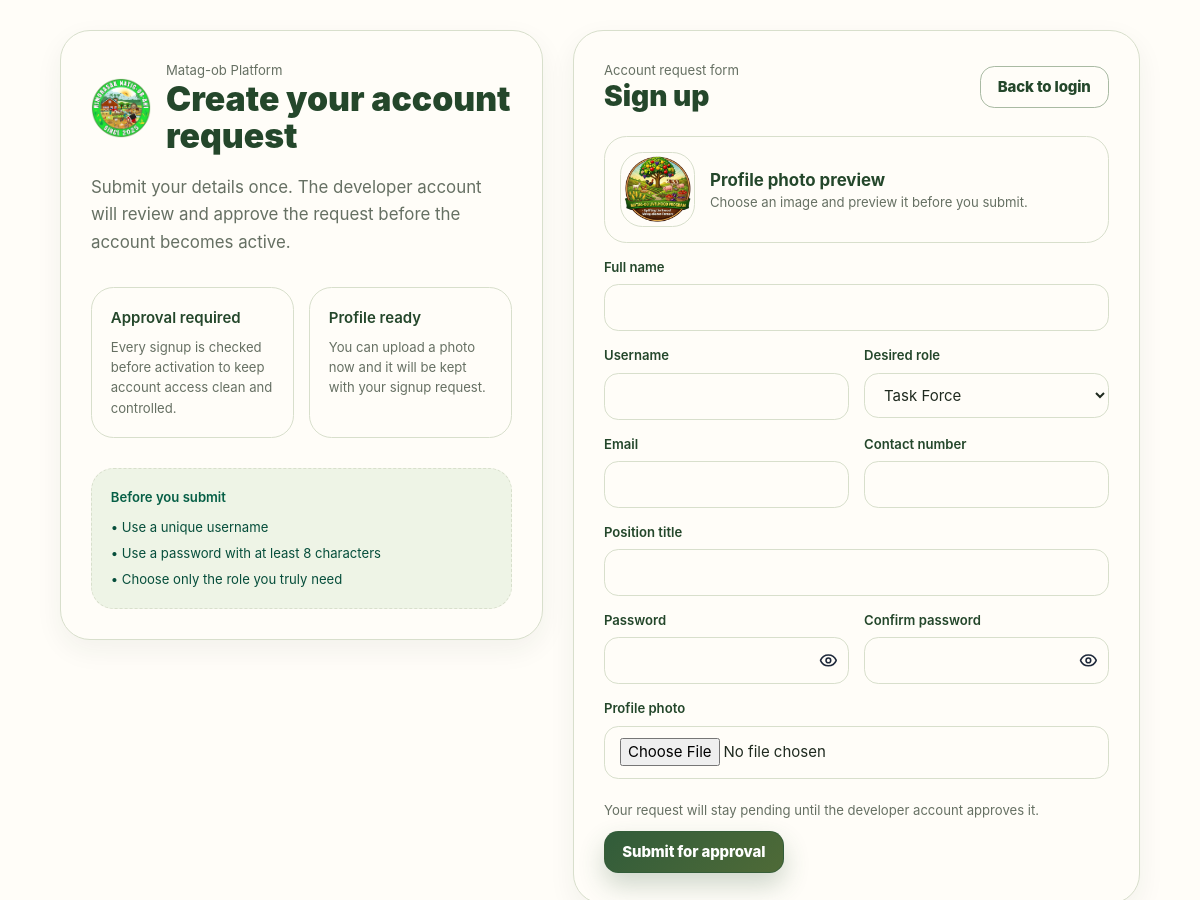
The page /modules/users/auth/signup.php on the database its author committed.
### tables this page shows
CREATE TABLE `system_settings` (
  `setting_id` int(11) NOT NULL,
  `setting_key` varchar(100) NOT NULL,
  `setting_value` text DEFAULT NULL,
  `description` varchar(255) DEFAULT NULL,
  `updated_at` timestamp NOT NULL DEFAULT current_timestamp() ON UPDATE current_timestamp()
);

### app/bootstrap.php (called while the page is built, shortened)
<?php
function app_path(string $path = ''): string {
    return APP_ROOT . ($path !== '' ? '/' . ltrim($path, '/') : '');
}
function app_url(string $path = ''): string {
    return rtrim(APP_BASE_URL, '/') . ($path !== '' ? '/' . ltrim($path, '/') : '');
}

### app/includes/helpers/core.php (called while the page is built, shortened)
<?php
function e(?string $value): string { return htmlspecialchars((string)$value, ENT_QUOTES, 'UTF-8'); }
function table_exists(mysqli $conn, string $table): bool {
    $table = $conn->real_escape_string($table);
    $res = $conn->query("SHOW TABLES LIKE '{$table}'");
    return $res instanceof mysqli_result && $res->num_rows > 0;
}
    ?>
    <?php
function app_setting(mysqli $conn, string $key, string $default = ''): string {
    if (!table_exists($conn, 'system_settings')) return $default;
    $stmt = $conn->prepare("SELECT setting_value FROM system_settings WHERE setting_key=? LIMIT 1");
    $stmt->bind_param('s', $key);
    $stmt->execute();
    $res = $stmt->get_result();
    $row = $res instanceof mysqli_result ? $res->fetch_assoc() : null;
    return $row['setting_value'] ?? $default;
}
function uploaded_asset_url(?string $path, array $preferredDirs = [], ?string $placeholderUrl = null): string {
    $path = trim((string)$path);
    $normalized = urldecode(str_replace('\\', '/', $path));
    $normalized = preg_replace('#^[A-Za-z]:/#', '', $normalized);
    $normalized = ltrim($normalized, '/');
    $normalized = preg_replace('#^harvest/#', '', $normalized);
    $basename = basename($normalized);
    $candidates = [];
    $push = static function(string $candidate) use (&$candidates): void {
        $candidate = trim(str_replace('\\', '/', $candidate), '/');
        if ($candidate !== '' && !in_array($candidate, $candidates, true)) {
            $candidates[] = $candidate;
        }
    };
    foreach ($preferredDirs as $dir) {
        $dir = trim(str_replace('\\', '/', (string)$dir), '/');
        $dirPath = app_path($dir);
        $publicDirPath = app_path('public/' . $dir);
        foreach ([$dirPath, $publicDirPath] as $scanDir) {
            if (!is_dir($scanDir)) continue;
            $matches = glob(rtrim($scanDir, '/') . '/*' . $basename);
        }
    }
    foreach ($candidates as $candidate) {
        $candidatePath = str_starts_with($candidate, 'public/') ? $candidate : $candidate;
        if (is_file(app_path($candidatePath))) {
            $urlPath = str_starts_with($candidate, 'public/') ? substr($candidate, 7) : $candidate;
            return app_url($urlPath);
        }
    }
    return $placeholderUrl ?? app_url('assets/img/image.jpg');
}
function user_avatar_url(?string $path = null): string {
    return uploaded_asset_url($path, ['uploads/profile_pictures', 'uploads/households', 'uploads/family_members']);
}

### app/includes/helpers/branding.php (called while the page is built, shortened)
<?php
require_once __DIR__ . '/core.php';
function system_logo_path(mysqli $conn): ?string {
    $value = app_setting($conn, 'system_logo_path', '');
    return $value !== '' ? $value : null;
}
function system_logo_url(mysqli $conn): string {
    $path = system_logo_path($conn);
    if ($path && trim($path) !== '') return user_avatar_url($path);
    return app_url('assets/img/logo.png');
}
function system_title(mysqli $conn): string {
    return app_setting($conn, 'system_title', 'HARVEST System');
}

### modules/users/auth/signup.php (the view, shortened to what this page needs)
<?php
require_once dirname(__DIR__, 3) . '/app/bootstrap.php';
require_once app_path('app/config/database.php');
$appName = system_title($conn);
$logoUrl = system_logo_url($conn);
?>
<!DOCTYPE html>
<html lang="en" class="h-full antialiased">
<head>
    <script src="https://cdn.tailwindcss.com"></script><script>tailwind.config={darkMode:'class'}</script><script src="https://unpkg.com/lucide@latest"></script>
    <link rel="stylesheet" href="<?= e(app_url('assets/css/app.css')) ?>">
</head>
<body class="min-h-screen bg-slate-50 text-slate-800">
<div class="min-h-screen px-4 py-8 sm:px-6 lg:px-8">
    <div class="mx-auto max-w-6xl grid gap-8 lg:grid-cols-[0.92fr_1.08fr] items-start">
        <section class="rounded-[2rem] border border-slate-200 bg-white p-8 shadow-sm">
            <div class="flex items-center gap-4">
                <img src="<?= e($logoUrl) ?>" alt="Logo" class="h-16 w-16 rounded-2xl object-cover" onerror="this.onerror=null;this.src='<?= e(app_url('assets/img/image.jpg')) ?>';">
                <div>
                    <div class="text-sm text-slate-500"><?= e($appName) ?></div>
                    <h1 class="text-4xl font-black text-slate-900">Create your account request</h1>
                </div>
            </div>
            <p class="mt-5 text-lg leading-8 text-slate-600">Submit your details once. The developer account will review and approve the request before the account becomes active.</p>
            <div class="mt-8 grid gap-4 sm:grid-cols-2">
                <div class="rounded-3xl border border-slate-200 bg-slate-50 p-5">
                    <div class="font-semibold text-slate-900">Approval required</div>
                    <div class="mt-2 text-sm leading-6 text-slate-500">Every signup is checked before activation to keep account access clean and controlled.</div>
                </div>
                <div class="rounded-3xl border border-slate-200 bg-slate-50 p-5">
                    <div class="font-semibold text-slate-900">Profile ready</div>
                    <div class="mt-2 text-sm leading-6 text-slate-500">You can upload a photo now and it will be kept with your signup request.</div>
                </div>
            </div>
            <div class="mt-8 rounded-3xl border border-dashed border-slate-200 p-5 bg-emerald-50">
                <div class="text-sm font-semibold text-emerald-800">Before you submit</div>
                <ul class="mt-3 space-y-2 text-sm text-emerald-900">
                    <li>• Use a unique username</li>
                    <li>• Use a password with at least 8 characters</li>
                    <li>• Choose only the role you truly need</li>
                </ul>
            </div>
        </section>
        <section class="rounded-[2rem] border border-slate-200 bg-white p-6 sm:p-8 shadow-sm">
            <div class="flex items-center justify-between gap-3 flex-wrap">
                <div>
                    <div class="text-sm text-slate-500">Account request form</div>
                    <h2 class="text-3xl font-black text-slate-900">Sign up</h2>
                </div>
                <a href="<?= e(app_url('modules/users/auth/login.php')) ?>" class="app-btn-outline">Back to login</a>
            </div>
            <form method="POST" enctype="multipart/form-data" class="mt-6 grid gap-4 md:grid-cols-2">
                <div class="md:col-span-2 flex items-center gap-4 rounded-[1.5rem] border border-slate-200 bg-slate-50 p-4">
                    <img src="<?= e(app_url('assets/img/image.jpg')) ?>" alt="Avatar preview" id="signupAvatarPreview" class="h-20 w-20 rounded-[1.5rem] object-cover border border-slate-200 bg-white">
                    <div>
                        <div class="font-bold text-lg">Profile photo preview</div>
                        <div class="text-sm text-slate-500">Choose an image and preview it before you submit.</div>
                    </div>
                </div>
                <div class="md:col-span-2">
                    <label class="block text-sm font-semibold mb-2">Full name</label>
                    <input type="text" name="full_name" value="<?= e($_POST['full_name'] ?? '') ?>" required class="w-full rounded-2xl border border-slate-300 px-4 py-3">
                </div>
                <div>
                    <label class="block text-sm font-semibold mb-2">Username</label>
                    <input type="text" name="username" value="<?= e($_POST['username'] ?? '') ?>" required class="w-full rounded-2xl border border-slate-300 px-4 py-3">
                </div>
                <div>
                    <label class="block text-sm font-semibold mb-2">Desired role</label>
                    <select name="desired_role" class="w-full rounded-2xl border border-slate-300 px-4 py-3">
                        <option value="TASK_FORCE">Task Force</option>
                    </select>
                </div>
                <div>
                    <label class="block text-sm font-semibold mb-2">Email</label>
                    <input type="email" name="email" value="<?= e($_POST['email'] ?? '') ?>" class="w-full rounded-2xl border border-slate-300 px-4 py-3">
                </div>
                <div>
                    <label class="block text-sm font-semibold mb-2">Contact number</label>
                    <input type="text" name="contact_number" value="<?= e($_POST['contact_number'] ?? '') ?>" class="w-full rounded-2xl border border-slate-300 px-4 py-3">
                </div>
                <div class="md:col-span-2">
                    <label class="block text-sm font-semibold mb-2">Position title</label>
                    <input type="text" name="position_title" value="<?= e($_POST['position_title'] ?? '') ?>" class="w-full rounded-2xl border border-slate-300 px-4 py-3">
                </div>
                <div>
                    <label class="block text-sm font-semibold mb-2">Password</label>
                    <div class="relative">
                        <input type="password" id="signup_password" name="password" required class="w-full rounded-2xl border border-slate-300 px-4 py-3 pr-12">
                        <button type="button" data-password-toggle-target="signup_password" class="password-toggle-button absolute inset-y-0 right-3 inline-flex items-center justify-center"><i data-lucide="eye" class="w-5 h-5"></i></button>
                    </div>
                </div>
                <div>
                    <label class="block text-sm font-semibold mb-2">Confirm password</label>
                    <div class="relative">
                        <input type="password" id="signup_confirm_password" name="confirm_password" required class="w-full rounded-2xl border border-slate-300 px-4 py-3 pr-12">
                        <button type="button" data-password-toggle-target="signup_confirm_password" class="password-toggle-button absolute inset-y-0 right-3 inline-flex items-center justify-center"><i data-lucide="eye" class="w-5 h-5"></i></button>
                    </div>
                </div>
                <div class="md:col-span-2">
                    <label class="block text-sm font-semibold mb-2">Profile photo</label>
                    <input type="file" name="avatar" id="signupAvatarInput" accept="image/*" class="w-full rounded-2xl border border-slate-300 px-4 py-3">
                </div>
                <div class="md:col-span-2 flex items-center justify-between gap-3 flex-wrap pt-2">
                    <div class="text-sm text-slate-500">Your request will stay pending until the developer account approves it.</div>
                    <button class="app-btn-primary">Submit for approval</button>
                </div>
            </form>
        </section>
    </div>
</div>
</body></html>

### rows shown on the page
system_settings: setting_value (picture)
system_settings: setting_value "Matag-ob Platform"
